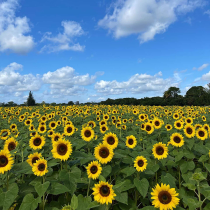
#> input picture the_berry_farms_sunflower_field.jpeg, 210 x 210 px, shrunk from 1440 x 1440 before the run
$ jupyter execute BlobDetection.ipynb
#> lines starting #> are read from the running program, lines starting #| are printed output that depends on the picture; long printed decimals are rounded
Blob Detection

[cell 1]
import cv2 as cv
import numpy as np
from skimage.feature import blob_log
from math import sqrt

im = cv.imread('the_berry_farms_sunflower_field.jpeg', cv.IMREAD_REDUCED_COLOR_4)
#> im is the input picture: shape (210, 210, 3); mean B, G, R 119.8, 125.3, 100.4
gray = cv.cvtColor(im, cv.COLOR_BGR2GRAY)
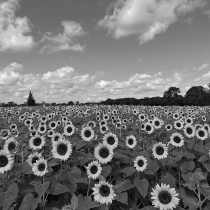
#> gray: shape (210, 210); min 5, max 251, mean 117.2

# Create a three-channel grayscale image
gray_three_channel = cv.merge([gray, gray, gray])

# Apply Gaussian blur to reduce noise
blurred = cv.GaussianBlur(gray, (9, 9), 0.1)

# Define parameters for blob detection
min_sigma = 3
max_sigma = 30
threshold = .1

# Detect blobs using Laplacian of Gaussians
blobs = blob_log(blurred, min_sigma=min_sigma,max_sigma=max_sigma, threshold=threshold)
#> blobs = 74 rows, first 8: [156, 65, 3], [170, 0, 3], [199, 108, 3], [167, 7, 3], [197, 97, 3], [189, 95, 3], [154, 55, 3], [158, 108, 3]
blobs[:, 2] = blobs[:, 2] * sqrt(2)

max_radius_index = np.argmax(blobs[:, 2])
#> max_radius_index = 55
largest_circle_params = blobs[max_radius_index]
#> largest_circle_params = [65, 0, 42.43]
y, x, r = largest_circle_params
#> y = 65; x = 0; r = 42.43
print(f"Radius (r): {r}")
#| Radius (r): 42.426
print(f"Center (x, y): ({x}, {y})")
#| Center (x, y): (0.0, 65.0)

# Draw circles on the original grayscale image
for blob in blobs:
    y, x, r = blob  # Blob format is (y, x, r)
    cv.circle(gray_three_channel, (int(x), int(y)), int(r), (0,0,255), 2)  # Draw circles in white
#> this loop made 74 passes
#> (y, x, r) on passes 1 to 12: (156, 65, 4.24), (170, 0, 4.24), (199, 108, 4.24), (167, 7, 4.24), (197, 97, 4.24), (189, 95, 4.24), (154, 55, 4.24), (158, 108, 4.24), (172, 37, 4.24), (155, 164, 4.24), (147, 111, 4.24), (194, 154, 4.24)
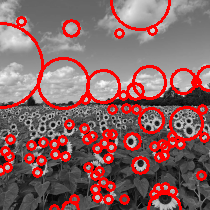
#> gray_three_channel: shape (210, 210, 3); mean of channels 0, 1, 2 98.1, 98.1, 137.8; drawn as B, G, R

# Display the result
cv.imshow('Detected Circles', gray_three_channel)
cv.waitKey(0)
cv.destroyAllWindows()

$ run again, with Fort.png saved as the_berry_farms_sunflower_field.jpeg
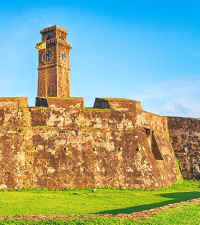
#> input picture Fort.png, 200 x 225 px
#> im is the input picture: shape (225, 200, 3); mean B, G, R 142.2, 167.9, 147
#> `gray = cv.cvtColor(im, cv.COLOR_BGR2GRAY)`:
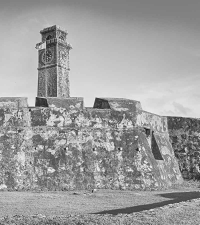
#> gray: shape (225, 200); min 24, max 241, mean 158.7
#> blobs = 55 rows, first 8: [170, 50, 3], [151, 164, 3], [146, 109, 3], [46, 43, 3], [141, 148, 3], [169, 199, 3], [121, 50, 3], [118, 52, 3]
#> max_radius_index = 8
#> largest_circle_params = [72, 0, 33.94]
#> `y, x, r = largest_circle_params`: y = 72; x = 0; r = 33.94
#| Radius (r): 33.941
#| Center (x, y): (0.0, 72.0)
#> the loop `for blob in blobs:` made 55 passes
#> (y, x, r) on passes 1 to 8: (170, 50, 4.24), (151, 164, 4.24), (146, 109, 4.24), (46, 43, 4.24), (141, 148, 4.24), (169, 199, 4.24), (121, 50, 4.24), (118, 52, 4.24)
#> after the loop `for blob in blobs:`:
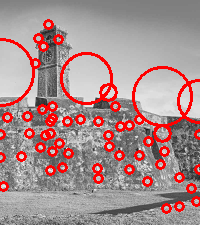
#> gray_three_channel: shape (225, 200, 3); mean of channels 0, 1, 2 140.9, 140.9, 168.7; drawn as B, G, R

$ run again, with Garage.png saved as the_berry_farms_sunflower_field.jpeg
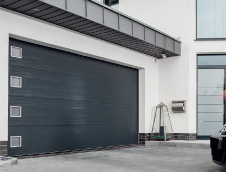
#> input picture Garage.png, 226 x 172 px
#> im is the input picture: shape (172, 226, 3); mean B, G, R 136.1, 133.3, 129.5
#> blobs = 54 rows, first 8: [132, 0, 6], [37, 58, 9], [33, 45, 9], [44, 82, 9], [0, 99, 3], [125, 146, 6], [115, 0, 12], [142, 206, 3]
#> max_radius_index = 17
#> largest_circle_params = [94, 166, 33.94]
#> `y, x, r = largest_circle_params`: y = 94; x = 166; r = 33.94
#| Radius (r): 33.941
#| Center (x, y): (166.0, 94.0)
#> the loop `for blob in blobs:` made 54 passes
#> (y, x, r) on passes 1 to 8: (132, 0, 8.49), (37, 58, 12.73), (33, 45, 12.73), (44, 82, 12.73), (0, 99, 4.24), (125, 146, 8.49), (115, 0, 16.97), (142, 206, 4.24)
#> after the loop `for blob in blobs:`:
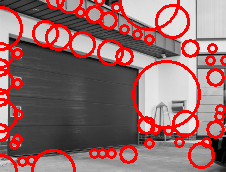
#> gray_three_channel: shape (172, 226, 3); mean of channels 0, 1, 2 107, 107, 149; drawn as B, G, R
